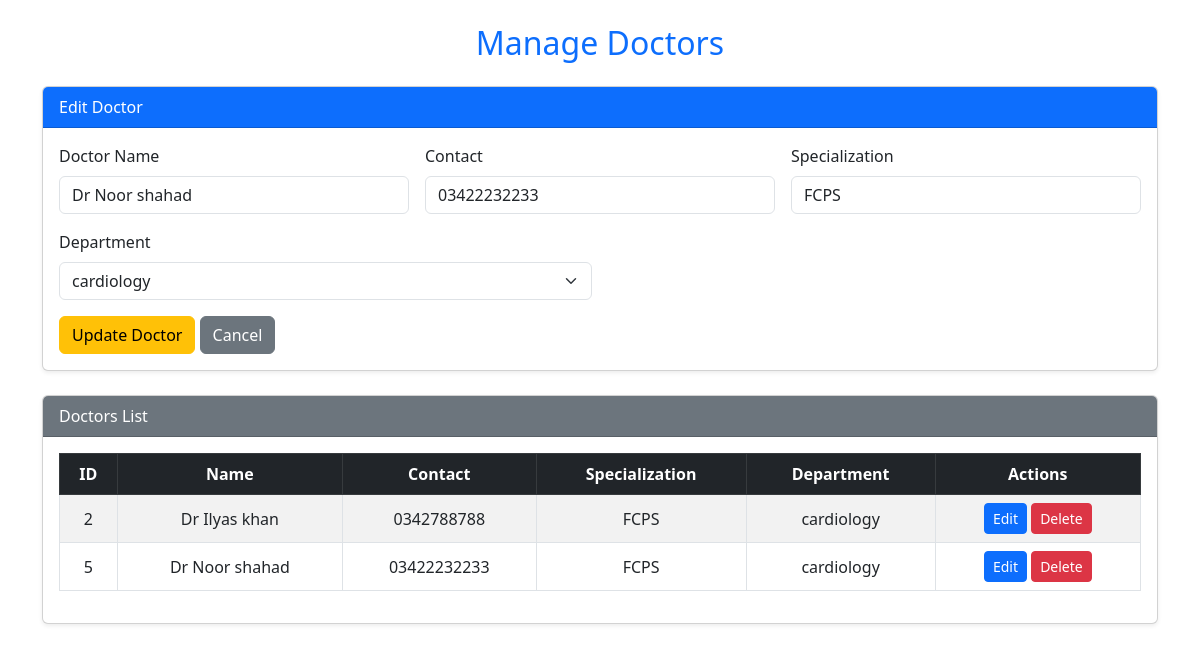
The page /doctor.php?edit=5 on the database its author committed.
### tables this page shows
CREATE TABLE `doctor` (
  `doctor_id` int(10) NOT NULL,
  `d_name` varchar(100) NOT NULL,
  `d_contact` varchar(50) NOT NULL,
  `specialization` varchar(100) NOT NULL,
  `deptt_id` int(11) NOT NULL,
  `time` varchar(100) NOT NULL
);

CREATE TABLE `department` (
  `deptt_id` int(10) NOT NULL,
  `deptt_name` varchar(100) NOT NULL
);

### doctor.php (the view, shortened to what this page needs)
<?php
include '../database/config.php';
$doctors = $conn->query("SELECT doctor.*, department.deptt_name AS dept_name
                         FROM doctor
                         JOIN department ON doctor.deptt_id = department.deptt_id");
$departments = $conn->query("SELECT * FROM department");
$editing = false;
$editData = null;
if (isset($_GET['edit'])) {
  $editing = true;
  $editId = $_GET['edit'];
  $editQuery = $conn->query("SELECT * FROM doctor WHERE doctor_id = $editId");
  $editData = $editQuery->fetch_assoc();
}
?>
<!DOCTYPE html>
<html lang="en">
<head>
  <link href="https://cdn.jsdelivr.net/npm/bootstrap@5.3.0/dist/css/bootstrap.min.css" rel="stylesheet">
</head>
<body>
<div class="container py-4">
  <h2 class="mb-4 text-center text-primary">Manage Doctors</h2>
  <div class="card mb-4 shadow-sm">
    <div class="card-header bg-primary text-white"><?= $editing ? 'Edit Doctor' : 'Add New Doctor' ?></div>
    <div class="card-body">
      <form method="POST" action="">
        <div class="row g-3">
          <div class="col-md-4">
            <label class="form-label">Doctor Name</label>
            <input type="text" name="name" class="form-control" value="<?= $editing ? $editData['d_name'] : '' ?>" required>
          </div>
          <div class="col-md-4">
            <label class="form-label">Contact</label>
            <input type="text" name="contact" class="form-control" value="<?= $editing ? $editData['d_contact'] : '' ?>" required>
          </div>
          <div class="col-md-4">
            <label class="form-label">Specialization</label>
            <input type="text" name="specialization" class="form-control" value="<?= $editing ? $editData['specialization'] : '' ?>" required>
          </div>
          <div class="col-md-6">
            <label class="form-label">Department</label>
            <select name="department_id" class="form-select" required>
              <?php while($dept = $departments->fetch_assoc()): ?>
                <option value="<?= $dept['deptt_id'] ?>"
                  <?= $editing && $editData['deptt_id'] == $dept['deptt_id'] ? 'selected' : '' ?>>
                  <?= $dept['deptt_name'] ?>
                </option>
              <?php endwhile; ?>
            </select>
          </div>
          <div class="col-12">
            <?php if ($editing): ?>
              <button type="submit" name="updateDoctor" class="btn btn-warning">Update Doctor</button>
              <a href="doctor.php" class="btn btn-secondary">Cancel</a>
            <?php else: ?>
              <button type="submit" name="addDoctor" class="btn btn-success">Add Doctor</button>
            <?php endif; ?>
          </div>
        </div>
      </form>
    </div>
  </div>
  <div class="card shadow-sm">
    <div class="card-header bg-secondary text-white">Doctors List</div>
    <div class="card-body table-responsive">
      <table class="table table-striped table-bordered align-middle text-center">
        <thead class="table-dark">
        <tr>
          <th>ID</th>
          <th>Name</th>
          <th>Contact</th>
          <th>Specialization</th>
          <th>Department</th>
          <th>Actions</th>
        </tr>
        </thead>
        <tbody>
        <?php while($row = $doctors->fetch_assoc()): ?>
          <tr>
            <td><?= $row['doctor_id'] ?></td>
            <td><?= $row['d_name'] ?></td>
            <td><?= $row['d_contact'] ?></td>
            <td><?= $row['specialization'] ?></td>
            <td><?= $row['dept_name'] ?></td>
            <td>
              <a href="doctor.php?edit=<?= $row['doctor_id'] ?>" class="btn btn-sm btn-primary">Edit</a>
              <a href="doctor.php?delete=<?= $row['doctor_id'] ?>" class="btn btn-sm btn-danger"
                 onclick="return confirm('Are you sure you want to delete this doctor?')">Delete</a>
            </td>
          </tr>
        <?php endwhile; ?>
        </tbody>
      </table>
    </div>
  </div>
</div>
</body>
</html>

### rows shown on the page
doctor: name "Dr Noor shahad", contact "03422232233", specialization "FCPS", department_id "cardiology", doctor_id "5", d_name "Dr Noor shahad", d_contact "03422232233", deptt.deptt_name "cardiology"
doctor: doctor_id "2", d_name "Dr Ilyas khan", d_contact "0342788788", specialization "FCPS", deptt.deptt_name "cardiology"
